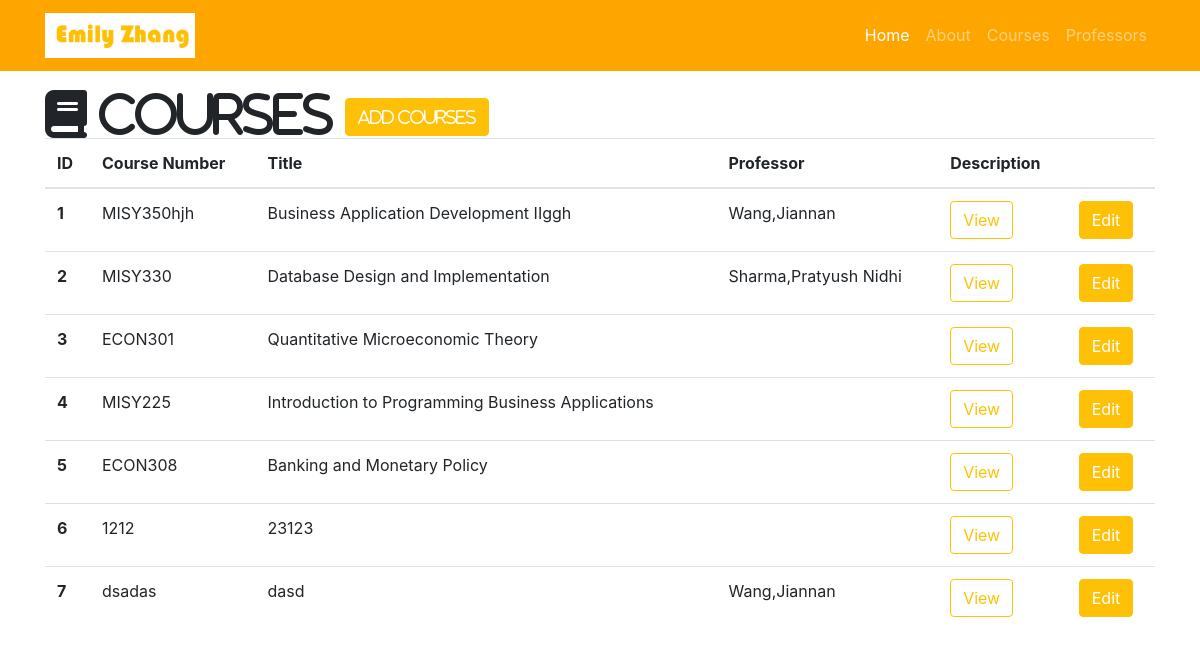
Screenshot of /courses with the database file from the repository.
### resume.py (models this page shows)
class Course(db.Model):
    __tablename__ = 'courses'
    id = db.Column(db.Integer, primary_key=True)
    number = db.Column(db.String(60))
    title = db.Column(db.String(256))
    description = db.Column(db.Text)
    professor_id = db.Column(db.Integer, db.ForeignKey('professors.id'))

class Professor(db.Model):
    __tablename__ = 'professors'
    id = db.Column(db.Integer, primary_key=True)
    name = db.Column(db.String(64))
    department = db.Column(db.String(64))
    courses = db.relationship('Course', backref='professor')

### resume.py (the view)
@app.route('/courses')
def courses():
    courses = Course.query.all()
    return render_template('courses.html', courses=courses)

### templates/courses.html (shortened to what this page needs)
{% extends "resume-base.html" %}
{% block head %}
{{ super () }}
{% endblock %}
{% block page_content %}
<div class="container">
  <i class="fa fa-book fa-3x" aria-hidden="true"> Courses
    <a id="add" href="/course/add" class="btn btn-warning" role="button" aria-disabled="true">Add Courses</a>
  </i>
  {% if courses %}
  <table class="table">
    <thead>
      <tr>
        <th>ID</th>
        <th>Course Number</th>
        <th>Title</th>
        <th>Professor</th>
        <th>Description</th>
        <th></th>
      </tr>
    </thead>
    <tbody>
      {% for course in courses %}
      <tr>
              <th scope="row">{{ course.id }}</th>
              <td>{{ course.number }}</td>
              <td>{{ course.title }}</td>
              <td>{{ course.professor.name }}</td>
  <td>
      <button type="button" class="btn btn-outline-warning" data-toggle="modal" data-target="#{{course.id}}">View</button>
      </td>
      <td>
        <a id="edit" href="/course/edit/{{course.id}}" class="btn btn-warning" role="button" aria-disabled="true">Edit</a>
      </td>
      {% endfor%}
       </tr>
    </tbody>
  </table>
  {% else %}
  <h3>There are no courses in the database yet.</h3>
  {% endif %}
</div>
{% endblock %}

### templates/resume-base.html (style rules this page uses)
body { padding-top: 90px; }

### templates/courses.html (style rules this page uses)
#add { color:white; }
#edit { color:white; }

### rows the page displays
Course: id "1", number "MISY350hjh", title "Business Application Development IIggh", professor.name "Wang,Jiannan"
Course: id "2", number "MISY330", title "Database Design and Implementation", professor.name "Sharma,Pratyush Nidhi"
Course: id "3", number "ECON301", title "Quantitative Microeconomic Theory"
Course: id "4", number "MISY225", title "Introduction to Programming Business Applications"
Course: id "5", number "ECON308", title "Banking and Monetary Policy"
Course: id "6", number "1212", title "23123"
Course: id "7", number "dsadas", title "dasd", professor.name "Wang,Jiannan"
